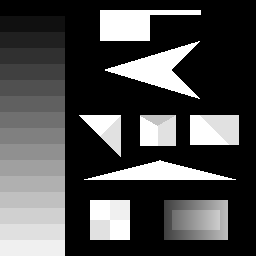
#> input picture Images/susan_input1.png, 256 x 256 px
$ python susan.py   (older library calls are emulated)
#> lines starting #> are read from the running program, lines starting #| are printed output that depends on the picture; after the words box and inside, x2 and y2 are one past the last pixel; in counts of white or black regions, pixels touching at a corner belong together
#> further down, image is the input picture: shape (256, 256); min 0, max 255, mean 75.2
import numpy as np
from scipy.ndimage import imread
from scipy.misc.pilutil import imshow
from scipy.signal import convolve2d as conv
from scipy import *


def gaussFilter(sigma,window = 3):
    '''
        This method is used to create a gaussian kernel to be used
        for the blurring purpose. inputs are sigma and the window size
    '''
    kernel = zeros((window,window))
    c0 = window // 2

    for x in range(window):
        for y in range(window):
            r = hypot((x-c0),(y-c0))
            val = (1.0/2*pi*sigma*sigma)*exp(-(r*r)/(2*sigma*sigma))
            kernel[x,y] = val
    return kernel / kernel.sum()


def duplicate_37(img,padding = 3):
#> called with padding = 3
    padimg_x = np.concatenate((np.zeros((padding,img.shape[1])),img,np.zeros((padding,img.shape[1]))),axis=0)
    padimgaround = np.concatenate((np.zeros((padimg_x.shape[0],padding)),padimg_x,np.zeros((padimg_x.shape[0],padding))),axis=1)
    dup_37 = np.zeros((img.shape[0],img.shape[1],37))
    index = 0
    for i in range(circlemask.shape[0]):
        for j in range(circlemask.shape[1]):
            if circlemask[i][j]>0:
                dup_37[:,:,index] = padimgaround[i:i+img.shape[0], j:j+img.shape[1]]
                index += 1
#> after the loop, index = 37
    return dup_37

# non maximum suppression with distance of gravity center
def susan(img,dupimg_37, dx,dy,thresh = 1.1, t = 32,thelta=0.5):
#> called with dupimg_37 = array of shape (256, 256, 37), dx = array of shape (37, 1), dy = array of shape (37, 1), thresh = 1.2, t = 32, thelta = 0.5
    distance = np.exp(-np.power((dupimg_37 - img[:,:,None]) / t, 6))
    n_r0 = distance.sum(axis = 2)
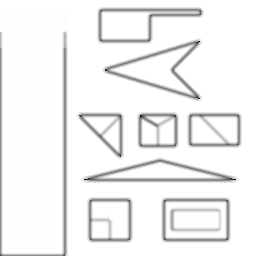
#> n_r0: shape (256, 256) float64; min 4, max 37, mean 35.3; drawn with min black and max white

    g = thelta * n_r0.max()
#> g = 18.5
    R_r0 = (n_r0 <= g).astype(int) * (g - n_r0)

    x_sum = np.reshape(np.dot(distance, dx), (img.shape[0],img.shape[1]))
    y_sum = np.reshape(np.dot(distance, dy), (img.shape[0],img.shape[1]))

    dist_x = x_sum / (n_r0 + 1e-8)
    dist_y = y_sum / (n_r0 + 1e-8)

    dist2 = np.sqrt(dist_x * dist_x + dist_y * dist_y)
    mask = np.zeros((dist2.shape[0],dist2.shape[1]))
#     low = dist2.min()
#     high = dist2.max()
#     img = (dist2-low) * 1.0 / (high - low)
    mask[dist2>=thresh]=255
    return mask


circlemask = np.asarray([[0, 0, 1, 1, 1, 0, 0],
                       [0, 1, 1, 1, 1, 1, 0],
                       [1, 1, 1, 1, 1, 1, 1],
                       [1, 1, 1, 1, 1, 1, 1],
                       [1, 1, 1, 1, 1, 1, 1],
                       [0, 1, 1, 1, 1, 1, 0],
                       [0, 0, 1, 1, 1, 0, 0]],
                      dtype = np.int)
circleflat = circlemask.flatten()

fx = np.reshape(np.repeat(np.asarray(range(-3, 4), dtype = np.float32), 7), (7,7))
fy = np.transpose(fx)

dx = np.asarray([fx.flatten().tolist()[i] for i in range(circleflat.shape[0]) if circleflat[i] > 0])
dy = np.asarray([fy.flatten().tolist()[i] for i in range(circleflat.shape[0]) if circleflat[i] > 0])
dx = np.reshape(dx, (dx.shape[0], 1))
dy = np.reshape(dy, (dy.shape[0], 1))

image = imread('../Images/susan_input1.png')
dup_37 = duplicate_37(image)
#4.1
mask1 = susan(image,dup_37,dx,dy,1.2)
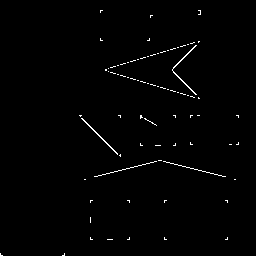
#> mask1: shape (256, 256) float64; 0.96% white in thin lines or dots, all inside (x1, y1, x2, y2) = (0, 10, 239, 256)
imshow(mask1)
#> (this line was passed over: scipy is not available in this run)
image = imread('../Images/susan_input2.png')
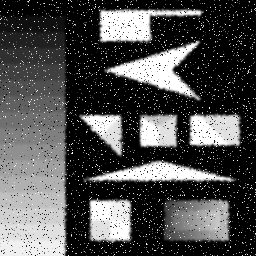
#> input picture Images/susan_input2.png, 256 x 256 px
#> image is the input picture: shape (256, 256); min 0, max 255, mean 79.3
dup_37 = duplicate_37(image)
#> call 2 of duplicate_37, with padding = 3
#> in duplicate_37 (call 2), `padimgaround = np.concatenate((np.zeros((padimg_x.shape[0],padding)),p..`:
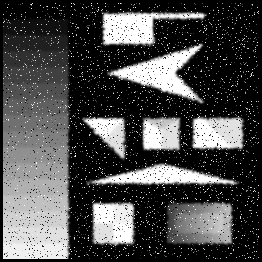
#> padimgaround: shape (262, 262) float64; min 0, max 255, mean 75.7
#> after the loop in duplicate_37 (call 2), `for i in range(circlemask.shape[0]):`: index = 37
#4.2
mask2 = susan(image,dup_37,dx,dy,1.2)
#> call 2 of susan, with dupimg_37 = array of shape (256, 256, 37), dx = array of shape (37, 1), dy = array of shape (37, 1), thresh = 1.2, t = 32, thelta = 0.5
#> in susan (call 2), `n_r0 = distance.sum(axis = 2)`:
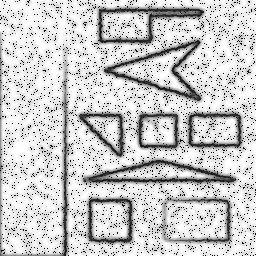
#> n_r0: shape (256, 256) float64; min 1, max 37, mean 29.5; drawn with min black and max white
#> in susan (call 2), `dist_y = y_sum / (n_r0 + 1e-8)`:
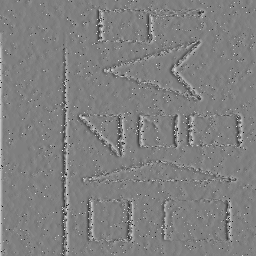
#> dist_y: shape (256, 256) float64; min -2.25, max 2.24, mean 0.00655; drawn with min black and max white
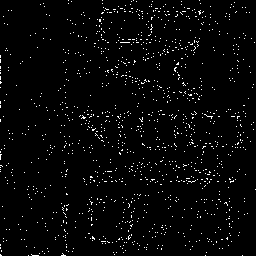
#> mask2: shape (256, 256) float64; 2.7% white in thin lines or dots
imshow(mask2)
#> (this line was passed over: scipy is not available in this run)
'''
We can see it can after SUSAN operator, the corner are mixed with the noise pixel.
We can draw a conclusion the SUSAN operator may not be robust for the white noise of this image
'''

#4.3
image = imread('../Images/susan_input1.png')
gaussion = gaussFilter(sigma=1,window=10)
#> (the run stopped early here; a loop or call above may not have finished)
